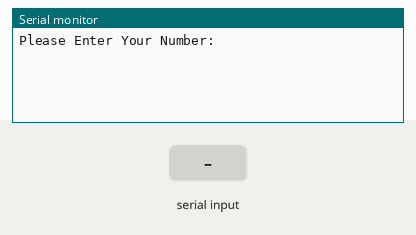
Simulated run of this sketch. Board: Arduino Uno, built with avr-gcc and run on an emulated ATmega328P. Shown: the last lines printed to the serial monitor. The test bench sets the inputs (shaded band).

Above: at 1.2 s.
1.3 s: "90,45\n" received over Serial
At 1.8 s:
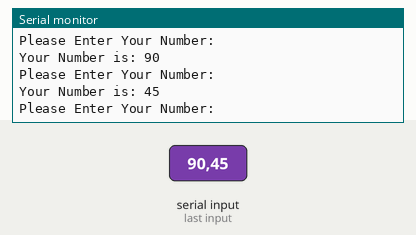
2.8 s: "30,150\n" received over Serial
At 4.2 s:
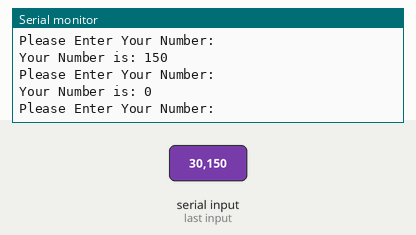
Timing chart, 0 to 5.8 s (numbered marks = the images above; inputs shaded):
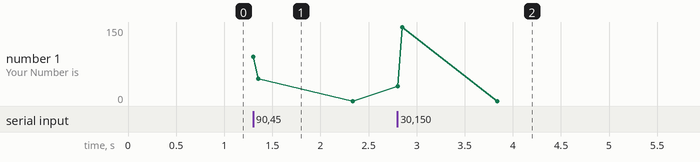

Measured:
- after the input at 1.3 s, the serial monitor: prints a new line at once (image 1)
- after the input at 2.8 s, the serial monitor: prints a new line at once (image 2)

The sketch:

ReadingNumFromSerial.ino
```cpp
int myNumber;
String msg = "Please Enter Your Number: ";
String msg2="Your Number is: ";
// Ask , Wait , Read


void setup() {
  Serial.begin(9600);

}

void loop() {
Serial.println(msg);
while (Serial.available() == 0); {
}
myNumber = Serial.parseInt(); // once the data is there, once it sees data, it drops down here
Serial.print(msg2);
Serial.println(myNumber);

}
```
